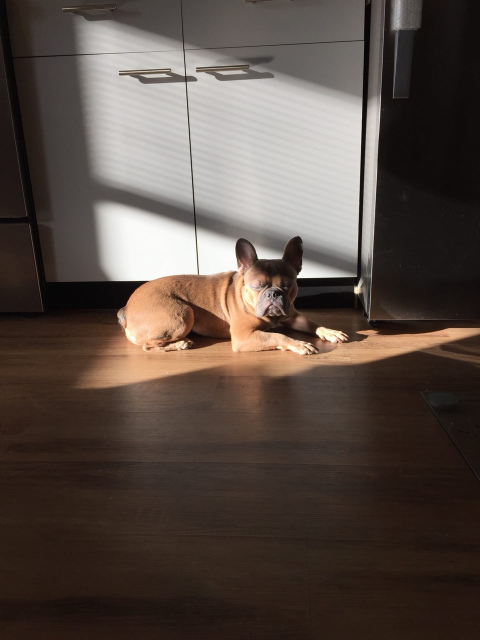
#> input picture Duke.jpg, 960 x 1280 px (shown at 1/2 size)
$ jupyter execute --allow-errors ImageSVD.ipynb   (shell and % lines are left out)
#> lines starting #> are read from the running program, lines starting #| are printed output that depends on the picture
[cell 1]
import matplotlib.pyplot as plt
import numpy as np
import time
import math

from PIL import Image

# The Singular Value Decomposition (SVD) decomposes the matrix $A \in \mathbb{C}^{m\times n}$ into product of 3 matrices: $A = U \Sigma V^*$, where $V^*$ means the Hermitian transpose of $V$, and $U,V$ are orthonormal and unitary matrices, $\Sigma$ is a diagonal matrix with the diagonal entries $\sigma$'s are the singular values of A.

# We can also interpret the decomposition as $AV = U\Sigma$, which means there exists an orthornormal basis $v_1,...,v_n \in \mathbb{C}^n$ and $v_1,...,v_n \in \mathbb{C}^m$ such that $Av_j = \sigma_ju_j$

# We will demonstrate the concept through an example in 2-Dimension in $\mathbb{R}^2$

# We first construct a set of all vectors in an $\mathbb{R}^2$ space that forms a unit ball. The original unit ball has an orthorgonal basis which will later be shown to be V1, V2

[cell 2]
x = np.zeros((2,100))
x[0,:] = np.cos(np.linspace(0, 2, num=100)*math.pi)
x[1,:] = np.sin(np.linspace(0, 2, num=100)*math.pi)
plt.axis('equal')
plt.plot(x[0,:],x[1,:])
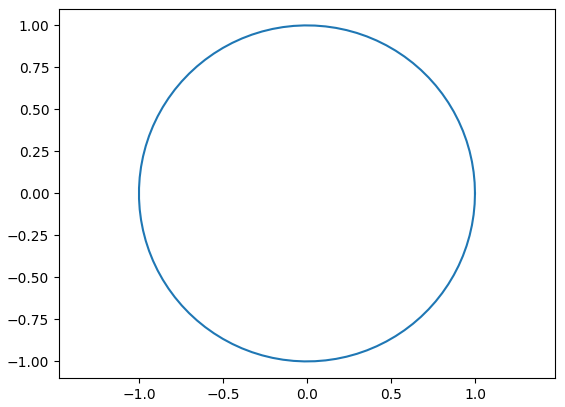
#> figure drawn by matplotlib, 1 panel

# We now construct a random 2x2 matrix that will act as a linear transformation to the set of all vectors forming the unit ball. The vector will now be stretched to form an elipse

[cell 3]
A = np.random.randn(2,2)
A

# To visualize how the space has been stretched by A

[cell 4]
y = A.dot(x)
plt.axis('equal')
plt.plot(y[0,:],y[1,:])
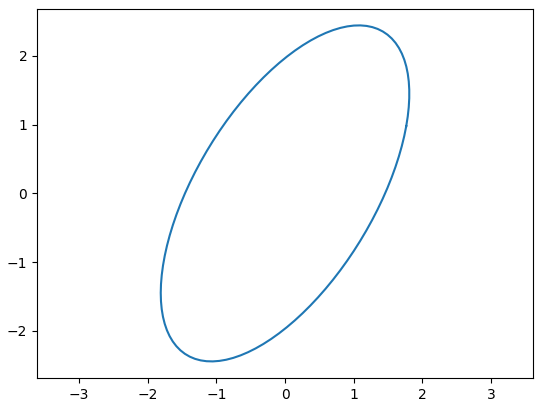
#> figure drawn by matplotlib, 1 panel

# The transformed elipse will have 2 orthogonal basis which will later be shown to be $\sigma_1*U_1$ and $\sigma_2*U_2$. Now we perform SVD on the transformation matrix A

[cell 5]
U,Sigma,V = np.linalg.svd(A)
print("U is \n",U,"\n")
print("Sigma is \n",Sigma,"\n")
print("V is \n",V,"\n")

# We can verify that columns of U or V are orthonormal (perpendicular to each other and norm equals 1)

[cell 6]
print("U_1 dot U_2 is", U[:,0].dot(U[:,1]))
print("V_1 dot V_2 is", V[:,0].dot(V[:,1]))
print("norm of U_1 is", np.linalg.norm(U[:,0]))

# The meaning of V is that the 2 columns of V form an orthogonal basis for the original unit ball. W will plot V1 and V2 together with the unit ball

[cell 7]
plt.axis('equal')
plt.plot(x[0,:],x[1,:])
plt.plot([0,V[0,0]],[0, V[1,0]], color = 'm', label = 'V1')
plt.plot([0,V[0,1]],[0, V[1,1]], color = 'g', label = 'V2')
plt.legend()

# The meaning of U is that the 2 columns of U form an orthogonal basis for the elipse, one is the major axis, the other is the minor axis. The length of U's vectors will be the corresponding singular values. We will plot U1 and U2 together with the elipse

[cell 8]
plt.axis('equal')
plt.plot(y[0,:],y[1,:])
plt.plot([0,Sigma[0]*U[0,0]],[0, Sigma[0]*U[1,0]], color = 'm', label = 'U1')
plt.plot([0,Sigma[1]*U[0,1]],[0, Sigma[1]*U[1,1]], color = 'g', label = 'U2')
plt.legend()

# The meaning of Sigma (singular values) is that:
    if A multiply by the first vector of V, we get another vector of length (norm) = 2.734, and
    if A multiply by the second vector of V, we get another vector of length (norm) = 1.3438

[cell 9]
print("Norm of U_1 = A*V[:,0] is ",np.linalg.norm(A.dot(V[:,0])))
print("Norm of U_2 = A*V[:,1] is ",np.linalg.norm(A.dot(V[:,1])))

# Application of SVD in image compression.
# Why would we need SVD? One of the most widely used application is in image compression.
# Theorem states that, if we have an SVD of a matrix A (original image) of rank $r$, and given $\nu < r$, then $A_{\nu} = \sum_{j = 1}^{\nu} \sigma_ju_jv_j^*$ is the BEST $\nu$-rank approximation of A
# In practice, even with $\nu = 0.1 r$, we can get a quite good representation of the original image
# What is the rank of $\sum_{j = 1}^{\nu} \sigma_ju_jv_j^*$? It is rank $\nu$. Why? If we look at $\sigma_ju_jv_j^*$, it is a rank-1 matrix, since its columns are just different multiples of $u_j$ column vector, scaled by elements of $v_j$, i.e they are all multiple of one another.

[cell 10]
#let's use an image that is not square (Duke is my Frenchie puppy)
img = Image.open('Duke.jpg')
#> img is the input picture: PIL image 960x1280 RGB; mean R, G, B 87.8, 75.9, 68.7
plt.figure(figsize = (6,9))
plt.imshow(img)

[cell 11]
# image in gray scale
img_gray = img.convert('LA')
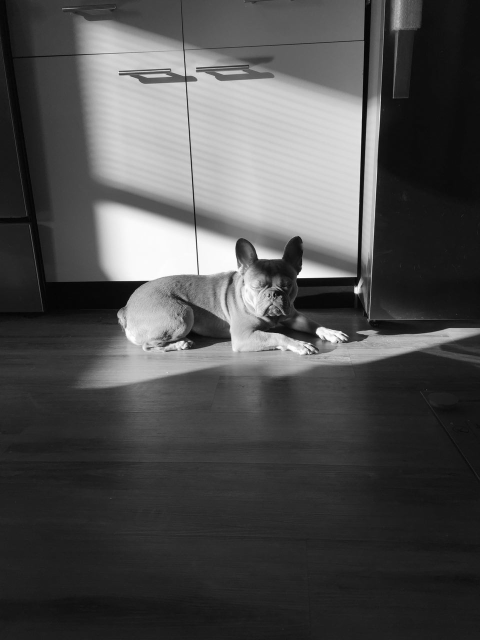
#> img_gray: PIL image 960x1280 LA (shown at 1/2 size); mean R, G, B, A 78.6, 78.6, 78.6, 255
plt.figure(figsize = (6,9))
plt.imshow(img_gray)

[cell 12]
img_gray.size
#> Out = (960, 1280)

[cell 13]
import imageio
#turn image into numpy 2D array
img_matrix = imageio.imread('Duke.jpg')

[cell 14]
#we see that the image has 3 channel R-G-B
img_matrix.shape
#> Out = (1280, 960, 3)

# Since SVD works with 2-D matrices easily, we just extract one channel of the image to show a simple example

[cell 15]
#we extract the first channel only
img_matrix = img_matrix[:,:,0]
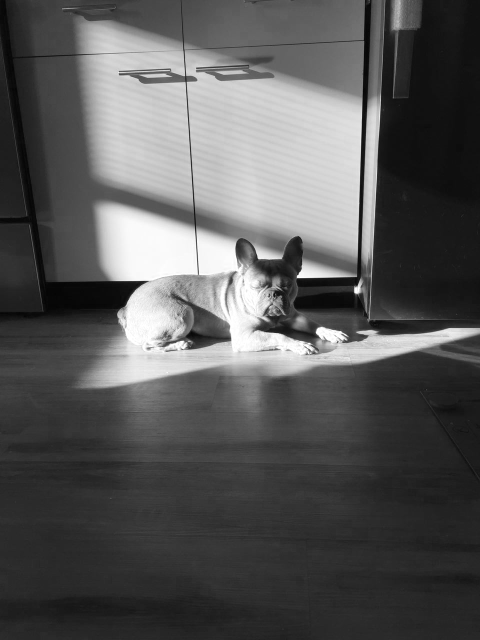
#> img_matrix: shape (1280, 960) (shown at 1/2 size); min 1, max 255, mean 87.8

[cell 16]
plt.figure(figsize=(6,9))
plt.imshow(img_matrix)

[cell 17]
img_matrix = np.matrix(img_matrix.reshape(960,1280))
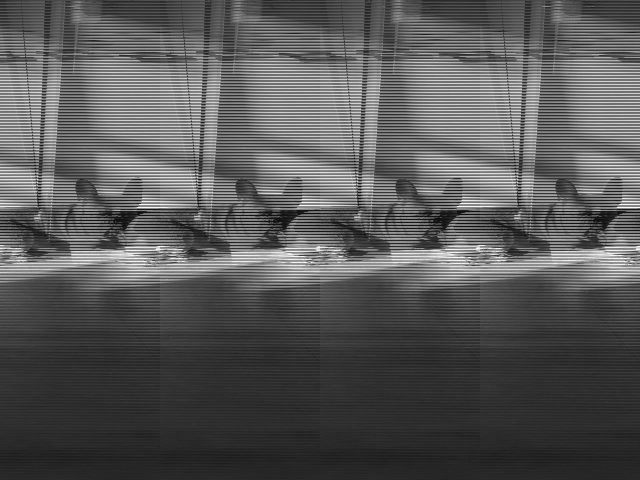
#> img_matrix: shape (960, 1280) (shown at 1/2 size); min 1, max 255, mean 87.8

[cell 18]
img_matrix.shape
#> Out = (960, 1280)

# Now we perform SVD and use different low-rank approximation of the image. We see that at rank 50, the image quality is quite good for human eyes

[cell 19]
#perform SVD on this single channel image
U,Sigma,V = np.linalg.svd(img_matrix,full_matrices=True)
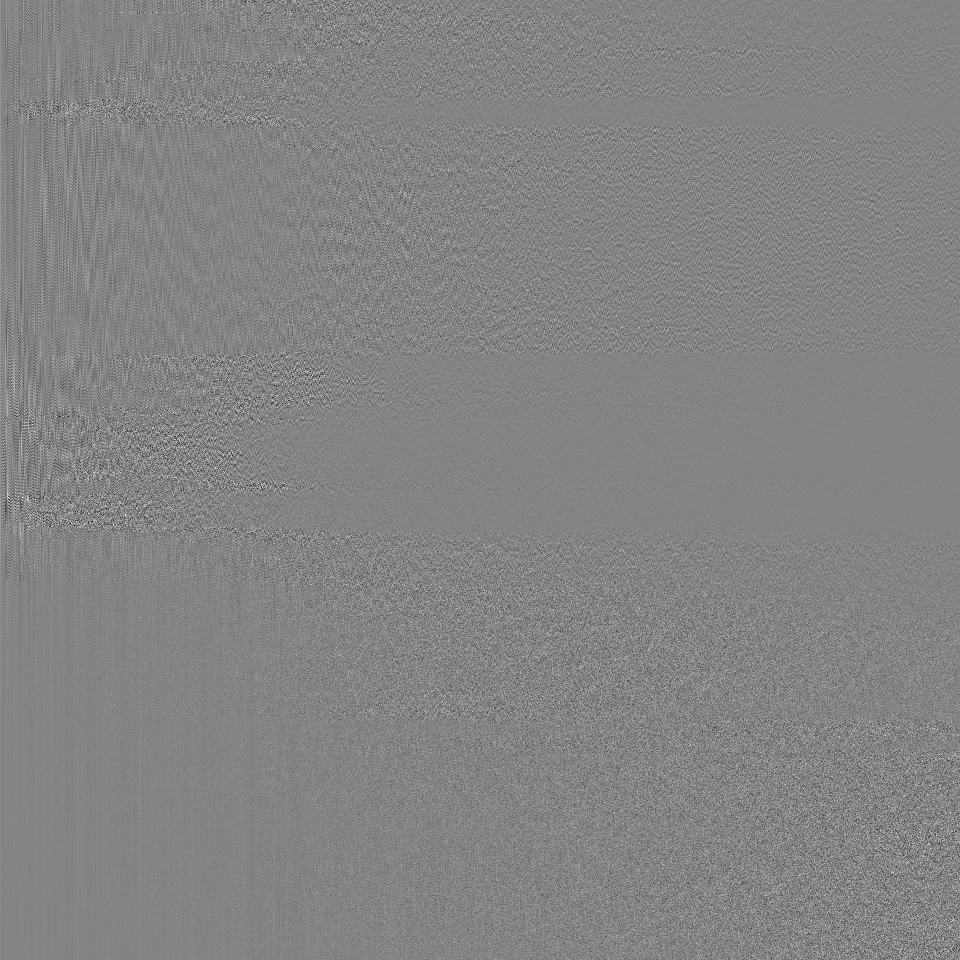
#> U: shape (960, 960) float64; min -0.306, max 0.284, mean 3.36e-05; drawn with min black and max white
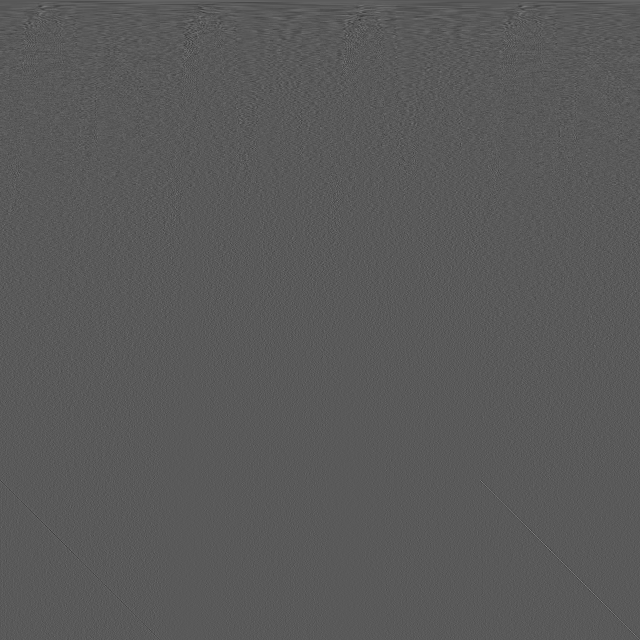
#> V: shape (1280, 1280) float64 (shown at 1/2 size); min -0.277, max 0.51, mean 2.29e-05; drawn with min black and max white
#> Sigma = 960 values, max 106221 at index 0, min 2.69 at index 959, mean 497.6

[cell 20]
fig = plt.figure(figsize = (15,15))

plt.subplots_adjust(wspace = 0.5,hspace = 0.5)
plt.subplot(2, 2, 1)
img_reconstructed = np.matrix(U[:,:5])*np.diag(Sigma[:5])*np.matrix(V[:5,:])
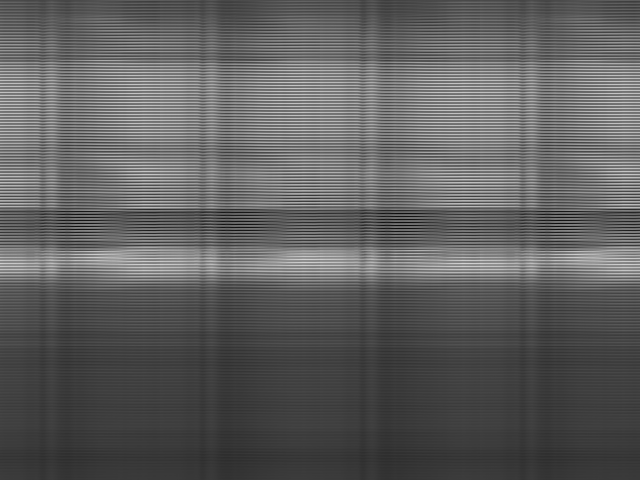
#> img_reconstructed: shape (960, 1280) float64 (shown at 1/2 size); min -32.24, max 288.9, mean 87.7; drawn with min black and max white
plt.title('Using rank 5 approximation')
plt.imshow(img_reconstructed,cmap='gray')

plt.subplot(2, 2, 2)
img_reconstructed = np.matrix(U[:,:10])*np.diag(Sigma[:10])*np.matrix(V[:10,:])
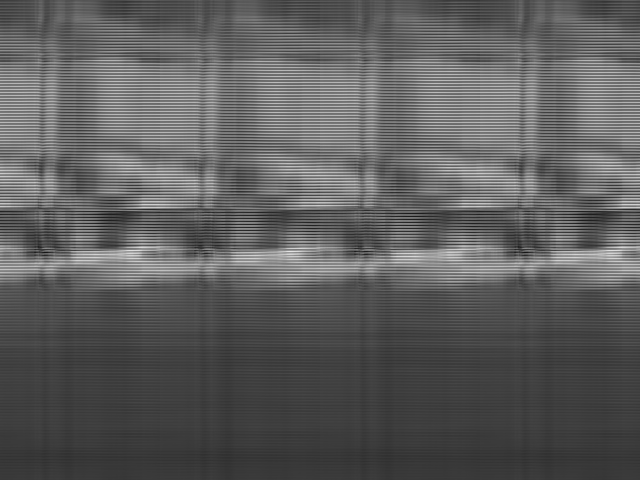
#> img_reconstructed: shape (960, 1280) float64 (shown at 1/2 size); min -38.73, max 305.5, mean 87.8; drawn with min black and max white
plt.title('Using rank 10 approximation')
plt.imshow(img_reconstructed,cmap='gray')

plt.subplot(2, 2, 3)
img_reconstructed = np.matrix(U[:,:50])*np.diag(Sigma[:50])*np.matrix(V[:50,:])
plt.title('Using rank 50 approximation')
plt.imshow(img_reconstructed,cmap='gray')

plt.subplot(2, 2, 4)
img_reconstructed = np.matrix(U[:,:100])*np.diag(Sigma[:100])*np.matrix(V[:100,:])
plt.title('Using rank 100 approximation')
plt.imshow(img_reconstructed,cmap='gray')

# Let's see the dimension of $U, \Sigma, V$

[cell 21]
U.shape
#> Out = (960, 960)

[cell 22]
V.shape
#> Out = (1280, 1280)

[cell 23]
Sigma.shape
#> Out = (960,)

[cell 24]
img_reconstructed.shape
#> Out = (960, 1280)

$ run again, with testImage1.png saved as Duke.jpg
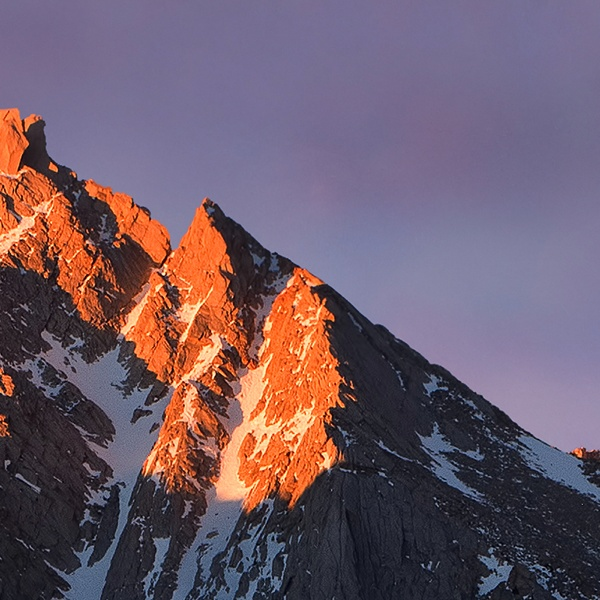
#> input picture testImage1.png, 600 x 600 px
#> img is the input picture: PIL image 600x600 RGB; mean R, G, B 110.5, 90.6, 103.9
#> `U,Sigma,V = np.linalg.svd(img_matrix,full_matrices=True)`:
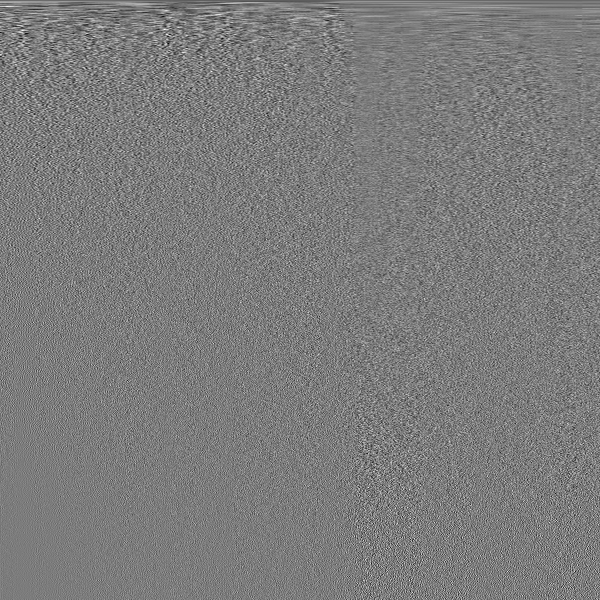
#> V: shape (600, 600) float64; min -0.232, max 0.244, mean -4.71e-05; drawn with min black and max white
#> Sigma = 600 values, max 70338.1 at index 0, min 0.0416 at index 599, mean 532.5
#> `img_reconstructed = np.matrix(U[:,:50])*np.diag(Sigma[:50])*np.matrix(..`:
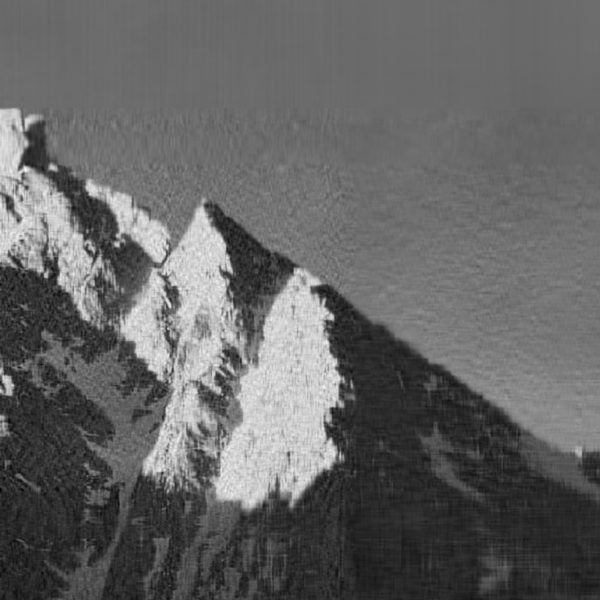
#> img_reconstructed: shape (600, 600) float64; min -18.16, max 307.5, mean 110.5; drawn with min black and max white
